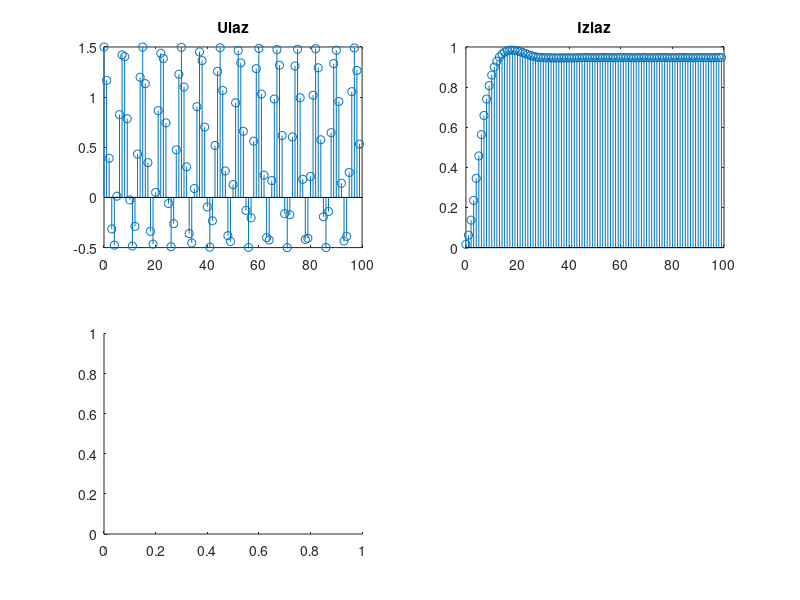

The MATLAB source for this figure: (Note: this script raises an error after producing the figure.)
a = [1 -3.234 4.1252 -2.4466 0.56748]
b = [0.010657 -0.00150 0.000146 0.008515 0.0006362 0.004425]
fs = 44100; f1 = 5900;
n = 0 : 99
u = 0.5+1*cos(2*pi*f1/fs*n)
y = filter(b, a, u)
subplot(2, 2, 1), plot(n, u), title('Ulaz')
subplot(2, 2, 2), plot(n, y), title('Izlaz')
nule = roots(b)
polovi = roots(a)
u_sim =[n ; u];
subplot(2, 2, 1), stem(n, u), title('Ulaz');
subplot(2, 2, 2), stem(n, y), title('Izlaz');
subplot(2, 2, 3), stem(n, y_kaskada'), title('Kaskada');